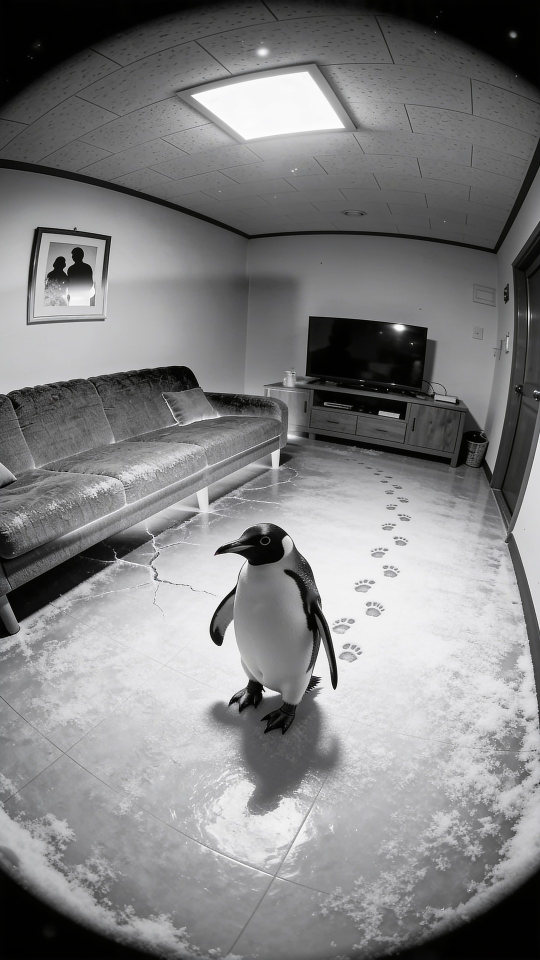
#> input picture 쇼핑쇼츠/assets/clips/EP11/v3/F1.jpg, 1080 x 1920 px, given in place of S01v2_1.png, which was not available (shown at 1/2 size)
$ python comp_batch_1009.py
#> lines starting #> are read from the running program, lines starting #| are printed output that depends on the picture; after the words box and inside, x2 and y2 are one past the last pixel; in counts of white or black regions, pixels touching at a corner belong together; pictures that were not available may be replaced by others from this repository, and a replacement may not be noted
### 공모전/퓨리얼/영상부문/comp_k1.py
# -*- coding: utf-8 -*-
"""
K1 hero start frame composite (A' 정전 점검의 아침, cut 6)
plate  : img/KF1BG_1.png (1536x2752)
product: refs/assets/02. .../PPA-300 (2).jpg  (3/4 view, guide 4-2) - never mirrored
output : img/KF1_start.png (1080x1920)
         img/KF1_product_layer.png (RGBA product layer, same coords, for re-plating in 4-6 step 3)

Usage: python comp_k1.py [--zoom 1.5]
"""
import sys, os
import numpy as np
from PIL import Image, ImageFilter
from scipy import ndimage as ndi

HERE = os.path.dirname(os.path.abspath(__file__))
PLATE = os.path.join(HERE, 'img', 'KF1BG_1.png')
PROD = os.path.join(HERE, '..', 'refs', 'assets', '02. 퓨리얼 유로체인저 직수정수기 PPA-300', 'PPA-300 (2).jpg')
OUT = os.path.join(HERE, 'img', 'KF1_start.png')
OUT_LAYER = os.path.join(HERE, 'img', 'KF1_product_layer.png')

OW, OH = 1080, 1920
ZOOM = 1.5                      # plate -> output magnification (cap 1.5)
if '--zoom' in sys.argv:
    ZOOM = float(sys.argv[sys.argv.index('--zoom') + 1])
    OUT = OUT.replace('.png', '_z%.2f.png' % ZOOM)
    OUT_LAYER = OUT_LAYER.replace('.png', '_z%.2f.png' % ZOOM)

# ---------------------------------------------------------------- scale
# Plate scale at the backsplash: counter->upper-cabinet gap (guide 60 cm) = 665 px at x~950
#   -> 1.11 px/mm on the wall plane. Product stands 10-25 cm in front of the wall -> ~1.19 px/mm.
#   340 mm * 1.19 = 405 px.  Cross-check: faucet (assumed 30 cm) measures ~355 px -> ratio 1.14 (34/30=1.13).
PROD_H_PLATE = 405.0
PHOTO_BBOX = (139, 78, 817, 925)          # product bbox in official photo (x0,y0,x1,y1), 847 px tall
S_PLATE = PROD_H_PLATE / (PHOTO_BBOX[3] - PHOTO_BBOX[1])
# anchor: near-side rear foot (photo 780,852) sits on counter at plate (1060,1600), back end ~ at L-corner
ANCHOR_PHOTO = (780, 852)
ANCHOR_PLATE = (1060, 1580)   # ~9 cm in front of the wall junction; far-side rear ~1-3 cm from tiles

# ---------------------------------------------------------------- crop (plate coords)
CW, CH = OW / ZOOM, OH / ZOOM
prod_cx = ANCHOR_PLATE[0] + ((PHOTO_BBOX[0] + PHOTO_BBOX[2]) / 2 - ANCHOR_PHOTO[0]) * S_PLATE
prod_cy = ANCHOR_PLATE[1] + ((PHOTO_BBOX[1] + PHOTO_BBOX[3]) / 2 - ANCHOR_PHOTO[1]) * S_PLATE
CX0 = round(prod_cx - 0.635 * CW)         # product centre on the right third
CY0 = round(prod_cy - 0.60 * CH)
CROP = (CX0, CY0, CX0 + CW, CY0 + CH)


def to_out(xp, yp):
    return (xp - CX0) * ZOOM, (yp - CY0) * ZOOM


def lum(a):
    return a[..., 0] * 0.2126 + a[..., 1] * 0.7152 + a[..., 2] * 0.0722


def gblur(a, s):
    if a.ndim == 2:
        return ndi.gaussian_filter(a, s)
    return np.stack([ndi.gaussian_filter(a[..., c], s) for c in range(a.shape[2])], -1)


def softlight(a, b):
    return np.where(b <= 0.5, a - (1 - 2 * b) * a * (1 - a), a + (2 * b - 1) * (np.sqrt(a) - a))


# ================================================================ 1. matte (white bg)
def cutout(path=None):
    P = np.asarray(Image.open(path or PROD).convert("RGB")).astype(np.float64)
    d = (255 - P).max(2)
    near_white = d <= 5
    lab, _ = ndi.label(near_white)
    border = np.unique(np.concatenate([lab[0], lab[-1], lab[:, 0], lab[:, -1]]))
    bg = np.isin(lab, border[border > 0])
    fg = ~bg                                 # interior specular (#FBFBFD) stays: not border-connected
    fg = ndi.binary_fill_holes(fg)
    # soft edge: alpha from colour distance to white vs nearest interior colour
    inner = ndi.binary_erosion(fg, iterations=3)
    _, (iy, ix) = ndi.distance_transform_edt(~inner, return_indices=True)
    F = P[iy, ix]
    W = np.full_like(P, 255.0)
    num = ((W - P) * (W - F)).sum(2)
    den = ((W - F) ** 2).sum(2)
    a_est = np.clip(num / np.maximum(den, 1e-6), 0, 1)
    band = ndi.binary_dilation(fg, iterations=2) & ~ndi.binary_erosion(fg, iterations=2)
    alpha = fg.astype(np.float64)
    ok = band & (den > 400)                  # reliable where interior colour is not near white
    alpha[ok] = a_est[ok]
    alpha[band & ~ok & ~fg] = 0
    alpha = np.clip(alpha, 0, 1)
    # tiny 0.6px feather (~1px at full photo res) and kill isolated specks
    alpha = gblur(alpha, 0.6)
    alpha[alpha < 0.02] = 0
    # defringe: un-premultiply white
    a3 = alpha[..., None]
    C = np.where(a3 > 0.05, (P - (1 - a3) * W) / np.maximum(a3, 1e-3), F)
    C = np.where(band[..., None], np.clip(C, 0, 255), P)
    C = np.where((alpha > 0)[..., None] & band[..., None], np.minimum(C, F + 25), C)  # no white rim
    return np.clip(C, 0, 255), alpha


# [181 lines left out: function main, not called in this run]


# [2 lines that do not run on import are left out]

### 공모전/퓨리얼/영상부문/comp_k1_v2.py
# -*- coding: utf-8 -*-
"""
K1 start frame v2: re-plate the official product photo onto the AI scene (KF1scene_1.png).
scene  : img/KF1scene_1.png (1536x2752, generated from KF1_seed.png; AI redrew the product)
product: official PPA-300 (2).jpg via comp_k1.cutout() (clean matte, no grading), never mirrored
output : img/KF1_start_v2.png (1080x1920), img/KF1_product_layer_v2.png (RGBA, same coords)

Usage: python comp_k1_v2.py [--debug]
"""
import os, sys
import numpy as np
from PIL import Image
from scipy import ndimage as ndi
from scipy.optimize import minimize

HERE = os.path.dirname(os.path.abspath(__file__))
sys.path.insert(0, HERE)
from comp_k1 import cutout, PHOTO_BBOX, gblur, lum   # same clean matte as v1

SCENE = os.path.join(HERE, 'img', 'KF1scene_1.png')
V3 = '--v3' in sys.argv          # design-team round 2: gap clean, contact+cast shadow, sat -8%, right-edge dodge
OUT = os.path.join(HERE, 'img', 'KF1_start_v3.png' if V3 else 'KF1_start_v2.png')
OUT_LAYER = os.path.join(HERE, 'img', 'KF1_product_layer_v3.png' if V3 else 'KF1_product_layer_v2.png')
DEBUG = '--debug' in sys.argv
DBG = os.environ.get('KF1_DBG', HERE)
OW, OH = 1080, 1920
LIT_TARGET = np.array([0xF1, 0xE9, 0xDC]) / 255.0
CAP = np.array([0xF4, 0xEB, 0xDD]) / 255.0

# seed placement (KF1_seed.png): product bbox 317..983 x 544..1375 -> photo scale ~0.983
S0 = 832.0 / (PHOTO_BBOX[3] - PHOTO_BBOX[1])
T0 = (317 - PHOTO_BBOX[0] * S0, 544 - PHOTO_BBOX[1] * S0)


def warp(img, s, tx, ty, order=1, cval=0.0, win=(0, 0, OW, OH)):
    """photo -> output: out = s*photo + t (uniform scale + translation only). win=(x0,y0,x1,y1)."""
    x0, y0, x1, y1 = win
    mat = np.array([1 / s, 1 / s])
    off = np.array([(y0 - ty) / s, (x0 - tx) / s])
    shp = (y1 - y0, x1 - x0)
    if img.ndim == 2:
        return ndi.affine_transform(img, mat, off, output_shape=shp, order=order, cval=cval)
    return np.stack([ndi.affine_transform(img[..., c], mat, off, output_shape=shp, order=order,
                                          cval=cval) for c in range(img.shape[2])], -1)


def gradmag(g, s=1.2):
    g = gblur(g, s)
    return np.hypot(ndi.sobel(g, 1), ndi.sobel(g, 0))


# [217 lines left out: function main, not called in this run]


# [2 lines that do not run on import are left out]

### 공모전/퓨리얼/영상부문/comp_s18.py
# -*- coding: utf-8 -*-
"""
S18 start frame: re-plate official PPA-300 (1) (front) onto the AI scene img/S18scene_1.png
(made from img/S18_seed.png). Same procedure as comp_k1_v2.py --v3.
out: img/S18_start.png (1080x1920), img/S18_product_layer.png (RGBA, same coords)
"""
import os, sys
import numpy as np
from PIL import Image
from scipy import ndimage as ndi
from scipy.optimize import minimize

HERE = os.path.dirname(os.path.abspath(__file__))
sys.path.insert(0, HERE)
from comp_k1 import cutout, gblur, lum
from comp_k1_v2 import warp, gradmag

DIR = os.path.join(HERE, '..', 'refs', 'assets', '02. 퓨리얼 유로체인저 직수정수기 PPA-300')
PHOTO = os.path.join(DIR, 'PPA-300 (1).jpg')
SCENE = os.path.join(HERE, 'img', 'S18scene_1.png')
V2 = '--v2' in sys.argv          # round 3: contact shadow 60 %/4 px under the base, window-side edge dodge 8 %
OUT = os.path.join(HERE, 'img', 'S18_start_v2.png' if V2 else 'S18_start.png')
OUT_LAYER = os.path.join(HERE, 'img', 'S18_product_layer_v2.png' if V2 else 'S18_product_layer.png')


def contact_band(solid, tol=7, down=4, up=2):
    """thin band under the lowest silhouette points (tray/feet that touch the counter)."""
    H, W = solid.shape
    has = solid.any(0)
    ybot = np.where(has, H - 1 - np.argmax(solid[::-1], 0), -1)
    gmax = ybot[has].max()
    m = np.zeros((H, W))
    for x in np.nonzero(has & (ybot >= gmax - tol))[0]:
        m[max(ybot[x] - up, 0):ybot[x] + down + 1, x] = 1
    return m
DBG = os.environ.get('KF1_DBG')
OW, OH = 1080, 1920
LIT_TARGET = np.array([0xF1, 0xE9, 0xDC]) / 255.0
CAP = np.array([0xF4, 0xEB, 0xDD]) / 255.0
COUNTER_TARGET = np.array([0x63, 0x5E, 0x58]) / 255.0    # ENV-1 counter mean (same as KF2BG_v3)


# [160 lines left out: function main, not called in this run]


# [2 lines that do not run on import are left out]

### 공모전/퓨리얼/영상부문/comp_batch_1009.py
# -*- coding: utf-8 -*-
"""
Product composite batch (2026-10-09), guide ch.4 + 5-1.
  S01_comp.png  : S01v2_1 (ON wide, fridge doodles removed) + official (2), h = 1.3 x microwave, ON colour #ECCEAA
  S02_comp.png  : same frame OFF: 3000K->5600K, strip light / pendant / TV switched off, product OFF colour
  S05_comp.png  : S05v4_1 + official (2) on the back-right counter, defocused like the background
  S10-2_comp.png: S10_start_v5 with official (4) (door open) at v5 coords (0.6722, 454.94/762.72)
  S11-1_comp.png: 10-2 tight crop 1.2x
  S11-2_comp.png / S11-3_comp.png: filter 03 lifted halfway / aligned with 01-02 height (same 1.2x crop)
  KF2_comp.png  : KF2BG_v3 + official (3) at 1.6x (nozzle head -> tray ~54 % of frame height)
Usage: python comp_batch_1009.py [s01 s05 s10 kf2]   (default: all)
"""
import os, sys
import numpy as np
from PIL import Image, ImageDraw
from scipy import ndimage as ndi

HERE = os.path.dirname(os.path.abspath(__file__))
sys.path.insert(0, HERE)
from comp_k1 import cutout, gblur, lum
from comp_k1_v2 import warp
from comp_s18 import contact_band

IMG = os.path.join(HERE, 'img')
DIR = os.path.join(HERE, '..', 'refs', 'assets', '02. 퓨리얼 유로체인저 직수정수기 PPA-300')
OW, OH = 1080, 1920
LW = np.array([0.2126, 0.7152, 0.0722])
yy, xx = np.mgrid[0:OH, 0:OW].astype(np.float64)
hx = lambda v: '#%02X%02X%02X' % tuple((np.clip(v, 0, 1) * 255).round().astype(int))
_cut = {}


def cut(n):
    if n not in _cut:
        C, A = cutout(os.path.join(DIR, 'PPA-300 (%s).jpg' % n))
        _cut[n] = (C / 255.0, A)
    return _cut[n]


# [5 lines left out: function load, not called in this run]


def save(a, name):
    Image.fromarray((np.clip(a, 0, 1) * 255 + 0.5).astype(np.uint8)).save(os.path.join(IMG, name))


# [4 lines left out: function grain, not called in this run]


def chrome_mask(PL, AL):
    rb = (PL[..., 0] - PL[..., 2]) * 255
    return gblur(np.clip((9 - rb) / 6, 0, 1) * (AL > 0), 0.8)


def grade(PL, AL, lit, light='right', dodge=0.08, burn=0.15, sat=0.92, room=None, cast=None):
    """official layer -> scene: directional dodge/burn, chrome room reflection, lit face top-5 % -> `lit`."""
    solid = AL > 0.5
    xs = xx[solid]
    u = np.clip((xx - xs.min()) / max(xs.max() - xs.min(), 1), 0, 1)
    if light == 'left':
        u = 1 - u
    G = PL.copy()
    G = G / (1 - dodge * np.clip((u - 0.6) / 0.4, 0, 1) ** 1.2)[..., None]
    G = G * (1 - burn * np.clip((0.45 - u) / 0.45, 0, 1) ** 1.2)[..., None]
    ch = chrome_mask(PL, AL)
    if room is not None:
        rm = gblur(room, 12)
        sl = np.where(rm <= 0.5, G - (1 - 2 * rm) * G * (1 - G), G + (2 * rm - 1) * (np.sqrt(np.clip(G, 0, 1)) - G))
        spec = np.clip((lum(PL) - 0.93) / 0.05, 0, 1)[..., None]
        G = G * (1 - 0.3 * ch[..., None] * (1 - spec)) + sl * 0.3 * ch[..., None] * (1 - spec)
    Lg = lum(G)[..., None]
    G = Lg + (G - Lg) * sat
    if cast is not None:
        G = G * cast
    cream = (AL > 0.95) & (ch < 0.1)
    Lc = lum(G)[cream]
    top = G[cream][Lc >= np.percentile(Lc, 95)].mean(0)
    G = G * (np.asarray(lit) / top)
    return np.clip(G, 0, 1)


# [6 lines left out: function comp_layer, not called in this run]


def shadows(plate, AL, contact=0.65, cblur=3, cast=0.35, cast_dir=(-0.4, 0.05), cast_blur=20, ao=0.25):
    solid = AL > 0.5
    cb = gblur(contact_band(solid, tol=6, down=3, up=1), cblur); cb /= max(cb.max(), 1e-6)
    has = solid.any(0)
    ybot = np.where(has, OH - 1 - np.argmax(solid[::-1], 0), -1)
    gl = ybot[has].max(); xs_ = np.nonzero(has)[0]
    # soft occlusion halo along the base
    halo = ((yy >= gl - 4) & (yy <= gl + 3) & (xx >= xs_.min()) & (xx <= xs_.max())).astype(float)
    halo = gblur(halo, max(cblur * 3, 4)); halo /= max(halo.max(), 1e-6)
    out = plate * (1 - ao * halo[..., None]) * (1 - contact * cb[..., None])
    if cast > 0:
        ys, xs = np.nonzero(solid[::2, ::2]); ys = ys * 2; xs = xs * 2
        h = np.clip(gl - ys, 0, None)
        tx = np.round(xs + cast_dir[0] * h).astype(int); ty = np.round(gl + cast_dir[1] * h).astype(int)
        k = (tx >= 0) & (tx < OW) & (ty >= 0) & (ty < OH)
        c = np.zeros((OH, OW)); np.add.at(c, (ty[k], tx[k]), 1.0)
        c = gblur(np.clip(ndi.grey_dilation(c, size=(5, 5)), 0, 1), cast_blur)
        c = np.clip(c / max(c.max(), 1e-6) * 1.15, 0, 1) * np.clip((yy - (gl - 6)) / 6, 0, 1)
        out = out * (1 - cast * c[..., None])
    return out


def place(n, s, tx, ty):
    C, A = cut(n)
    return np.clip(warp(C, s, tx, ty, order=3), 0, 1), np.clip(warp(A, s, tx, ty), 0, 1)


def bbox_tf(n, height, cx, base):
    """uniform scale so the photo bbox height = height, bbox centre x = cx, bbox bottom = base."""
    C, A = cut(n)
    ys, xs = np.nonzero(A > 0.5)
    s = height / (ys.max() + 1 - ys.min())
    return s, cx - s * (xs.min() + xs.max() + 1) / 2, base - s * (ys.max() + 1)


# ====================================================================== S01 / S02
def fix_fridge(a):
    """remove two doodles on the fridge drawings (coords in the 1536x2752 original)."""
    H, W, _ = a.shape
    Y, X = np.mgrid[0:H, 0:W]
    out = a.copy()
    # 1) handwriting-like scribble right of the house roof -> paper, then a copy of the blue cloud
    x0, x1, y0, y1 = 394, 431, 1319, 1349
    sub = a[y0:y1 + 1, x0:x1 + 1]
    keep_o = ((sub[..., 0] - sub[..., 2]) > 0.18) & (sub.mean(2) > 0.55)       # yellow tape stays
#> keep_o: shape (31, 38) bool; every value is 0
    keep_o = ndi.binary_dilation(keep_o, iterations=1)
    hole = np.zeros((H, W), bool); hole[y0:y1 + 1, x0:x1 + 1] = ~keep_o
#> after `hole[y0:y1 + 1, x0:x1 + 1] = ~keep_o`:
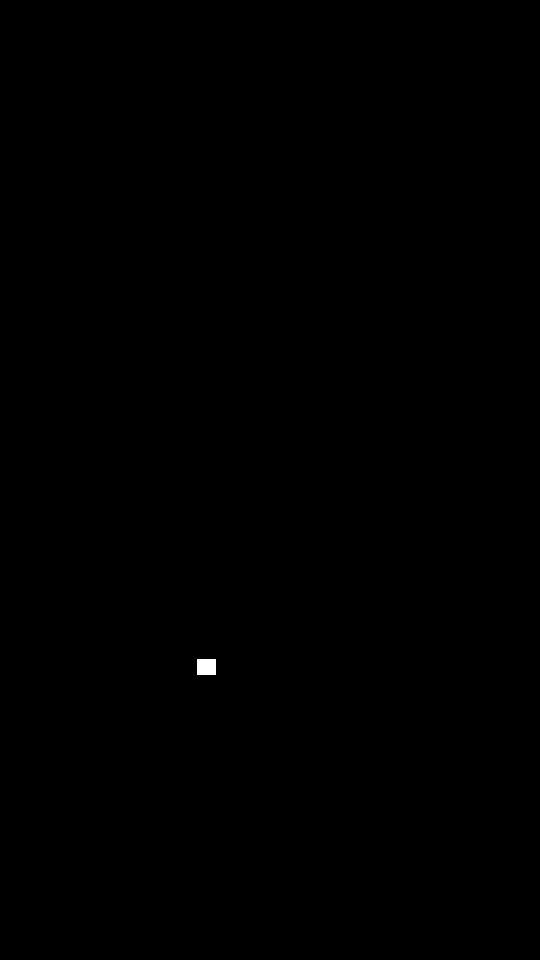
#> hole: shape (1920, 1080) bool (shown at 1/2 size); 0.06% white; 1 white region, box (x1, y1, x2, y2) and area: (394, 1319, 432, 1350) 1178
    redm = ndi.binary_dilation((a[..., 0] - a[..., 1]) > 0.12, iterations=1)
#> redm: shape (1920, 1080) bool; every value is 0
    hole &= ~((X <= 402) & redm)
    win = (slice(y0 - 12, y1 + 13), slice(x0 - 12, x1 + 4))
    w_a = a[win].copy(); w_h = hole[win]
    paper = ~w_h & (w_a.mean(2) > 0.565)                                    # known paper only (not fridge)
#> paper: shape (55, 53) bool; 59.6% white; 1 black region, box (x1, y1, x2, y2) and area: (12, 12, 50, 43) 1178
    kn = paper.copy(); todo = w_h.copy()
    for _ in range(200):                                                     # onion-peel fill
        wt = gblur(kn.astype(float), 1.5)
        est = gblur(w_a * kn[..., None], 1.5) / np.maximum(wt, 1e-9)[..., None]
        new = todo & (wt > 0.15)
        w_a = np.where(new[..., None], est, w_a)
        kn |= new; todo &= ~new
        if not todo.any():
            break
#> this loop made 8 passes
#> pass 1, in fix_fridge, `new = todo & (wt > 0.15)`:
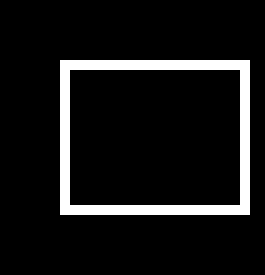
#> new: shape (55, 53) bool (shown 5 times larger); 8.9% white in thin lines or dots, all inside (x1, y1, x2, y2) = (12, 12, 50, 43)
#> after the loop:
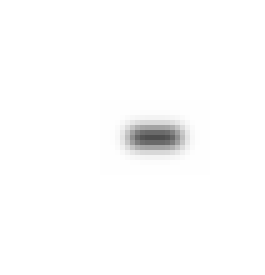
#> wt: shape (55, 53) float64 (shown 5 times larger); min 0.309, max 1, mean 0.99
    w_a = np.where(w_h[..., None], gblur(w_a, 1.0), w_a)
    nz = ndi.gaussian_filter(np.random.default_rng(7).normal(0, 1, w_h.shape), 0.6) * 0.012
    w_a = np.where(w_h[..., None], w_a + nz[..., None], w_a)
    out[win] = w_a
    red = ((a[..., 0] - a[..., 1]) > 0.12)                        # roof (red) pixels only
    roof = (X <= 402) & (Y >= 1336) & (X >= x0) & (Y <= y1) & ndi.binary_dilation(red, iterations=1)
    out[roof] = a[roof]
    cl = a[1318:1338, 325:363]                                   # blue cloud tile
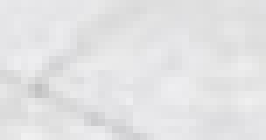
#> cl: shape (20, 38, 3) float64 (shown 7 times larger); mean R, G, B 0.889, 0.889, 0.893
    cm = np.clip(((cl[..., 2] - cl[..., 0]) - 0.06) / 0.08, 0, 1)
#> cm: shape (20, 38) float64; every value is 0
    cm = ndi.gaussian_filter(cm, 0.6)[..., None]
    py, px = 1321, 395
    out[py:py + 20, px:px + 38] = out[py:py + 20, px:px + 38] * (1 - cm) + cl * cm
    # 2) 'A'-like legs under the small star figure: row-wise paper interpolation
    for y in range(1286, 1301):
        L = a[y, 366:369].mean(0); R = a[y, 387:390].mean(0)
        t = (np.arange(369, 387) - 368) / 19.0
        out[y, 369:387] = L[None] * (1 - t[:, None]) + R[None] * t[:, None]
#> this loop made 15 passes
#> (L, R) on passes 1 to 8: ([0.912, 0.912, 0.915], [0.925, 0.925, 0.933]), ([0.915, 0.915, 0.918], [0.922, 0.922, 0.929]), ([0.91, 0.91, 0.912], [0.918, 0.918, 0.925]), ([0.911, 0.911, 0.914], [0.918, 0.918, 0.925]), ([0.914, 0.914, 0.914], [0.914, 0.914, 0.922]), ([0.922, 0.922, 0.922], [0.914, 0.914, 0.922]), ([0.924, 0.924, 0.924], [0.914, 0.914, 0.922]), ([0.914, 0.914, 0.914], [0.914, 0.914, 0.922])
    return out


def s01_s02():
    big = np.asarray(Image.open(os.path.join(IMG, 'S01v2_1.png')).convert('RGB')).astype(np.float64) / 255
    big = fix_fridge(big)
    Image.fromarray((big * 255 + 0.5).astype(np.uint8)).save(os.path.join(IMG, 'S01v2_fridgefix.png'))
    plate = np.asarray(Image.fromarray((big * 255 + 0.5).astype(np.uint8)).resize((OW, OH), Image.LANCZOS)) / 255.0
    k = OW / 1536.0
    # microwave body 97 px (1536) -> product 1.3x = 126 px -> 88.6 px at 1080
    s, tx, ty = bbox_tf('2', 126 * k, 1372 * k, 1479 * k)
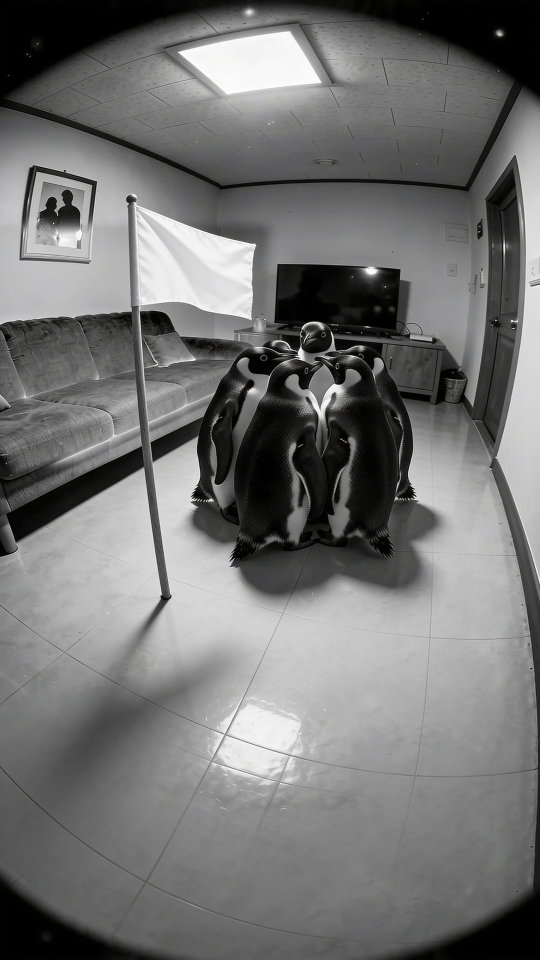
#> input picture 쇼핑쇼츠/assets/clips/EP11/v3/F2.jpg, 1080 x 1920 px, given in place of PPA-300 (2).jpg, which was not available (shown at 1/2 size)
#> in cutout, `d = (255 - P).max(2)`:
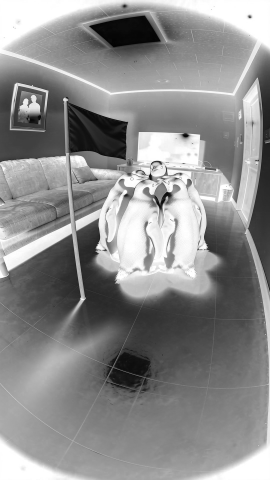
#> d: shape (1920, 1080) float64 (shown at 1/4 size); min 0, max 255, mean 140
#> in cutout, `near_white = d <= 5`:
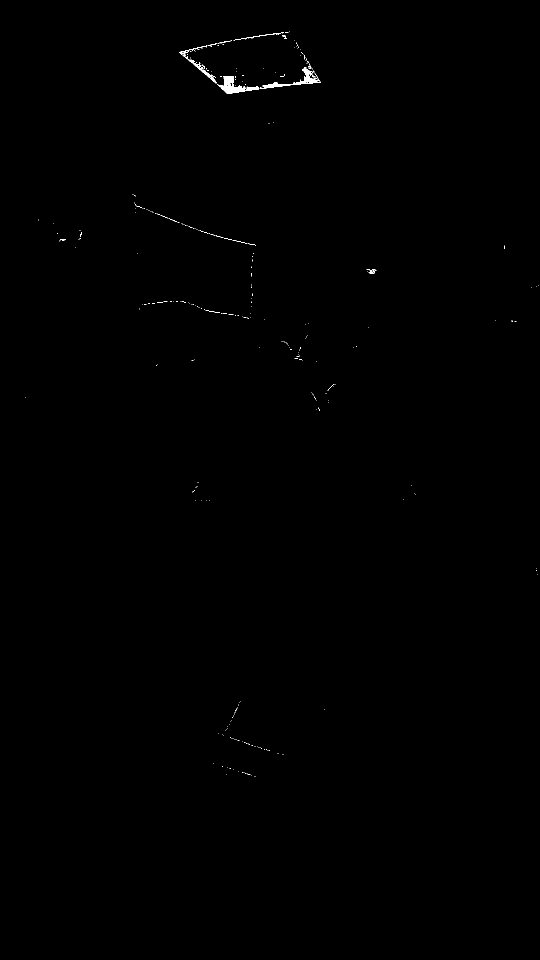
#> near_white: shape (1920, 1080) bool (shown at 1/2 size); 0.17% white; 290 white regions (280 under 20 px), largest, box (x1, y1, x2, y2) and area: (434, 152, 519, 188) 1055, (520, 134, 642, 178) 859, (358, 91, 434, 167) 508
#> in cutout, `border = np.unique(np.concatenate([lab[0], lab[-1], lab[:, 0], lab[:, ..`: border = [0]
#> (the rest of the program and of its run is left out)
